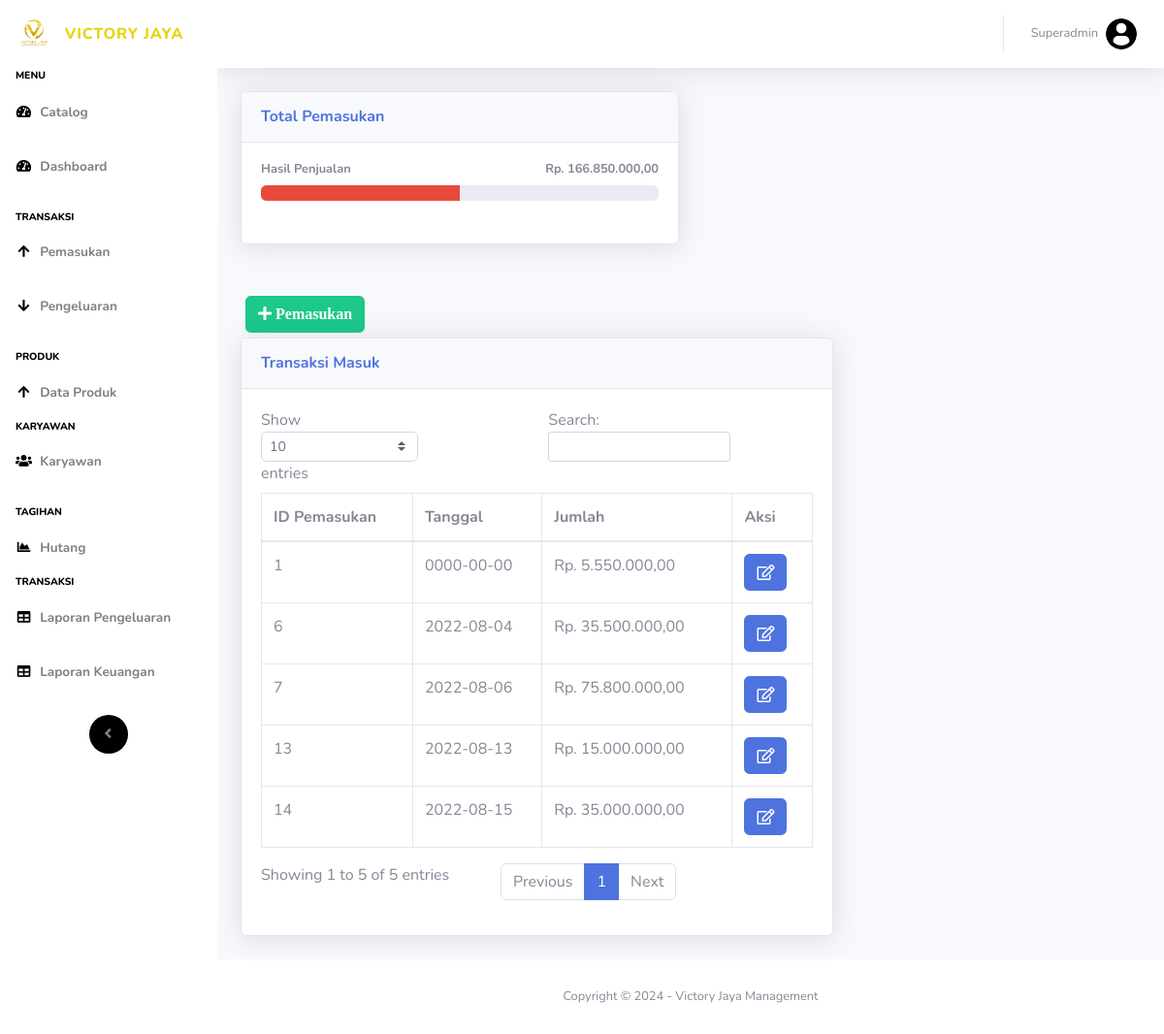
Before: /pendapatan.php (signed in) with the older database file.
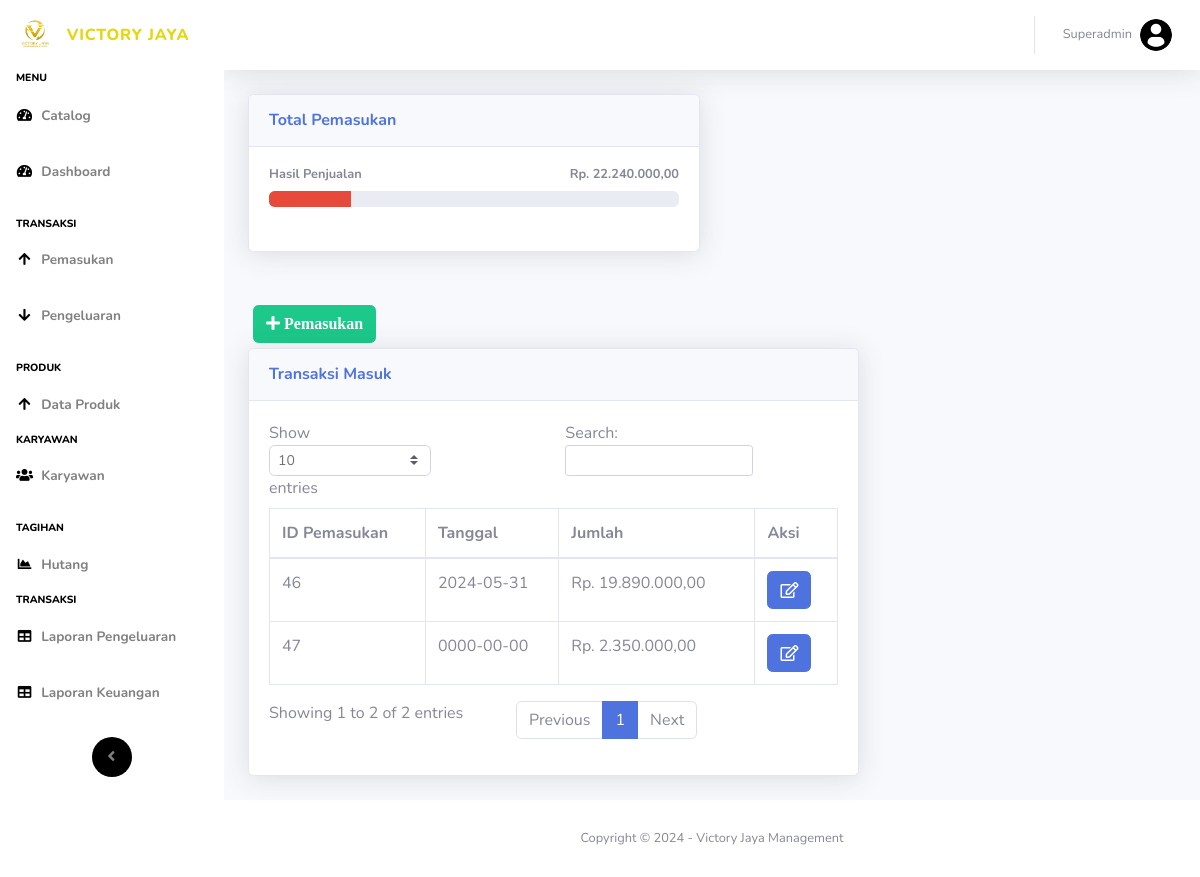
After: the same page with the newer database file.
### tables this page shows
CREATE TABLE `sumber` (
  `id_sumber` int(11) NOT NULL,
  `nama` varchar(40) NOT NULL
);

CREATE TABLE `pemasukan` (
  `id_pemasukan` int(11) NOT NULL,
  `tgl_pemasukan` date NOT NULL,
  `jumlah` int(11) NOT NULL,
  `id_sumber` int(11) NOT NULL
);

### pendapatan.php (the view, shortened to what this page needs)
<!DOCTYPE html>
<html lang="en">
<head>
  <link href="vendor/fontawesome-free/css/all.min.css" rel="stylesheet" type="text/css">
  <link href="css/sb-admin-2.min.css" rel="stylesheet">
</head>
<body id="page-top">
  <?php
  require 'koneksi.php';
  require('sidebar.php'); ?>
  <div id="content">
    <?php require('navbar.php'); ?>
    <div class="container-fluid">
      <div class="row">
        <div class="col-lg-6 mb-4">
          <div class="card shadow mb-4">
            <div class="card-header py-3">
              <h6 class="m-0 font-weight-bold text-primary">Total Pemasukan</h6>
            </div>
            <div class="card-body">
              <?php
              $namasumber1 = mysqli_query($koneksi, "SELECT * FROM `sumber` where id_sumber= 1 ");
              $sumbern1 = mysqli_fetch_assoc($namasumber1);
              $hasil1 = mysqli_query($koneksi, "SELECT * FROM pemasukan where id_sumber = 1");
              while ($jumlah1 = mysqli_fetch_array($hasil1)) {
                $arrayhasil1[] = $jumlah1['jumlah'];
              }
              $jumlahhasil1 = array_sum($arrayhasil1);
              $sumber1 = mysqli_query($koneksi, "SELECT id_sumber FROM pemasukan where id_sumber ='1'");
              $sumber1 = mysqli_num_rows($sumber1);
              $sumber1 = $sumber1 * 10;
              echo '
                  <h4 class="small font-weight-bold">' . $sumbern1['nama'] . '<span class="float-right">Rp. ' . number_format($jumlahhasil1, 2, ',', '.') . '</span></h4>
                  <div class="progress mb-4">
                    <div class="progress-bar bg-danger" role="progressbar" style="width:' . $sumber1 . '%" aria-valuenow="50" aria-valuemin="0" aria-valuemax="100">' . '</div>
                  </div>
                  </div>';
              ?>
            </div>
          </div>
          <div class="col-xl-8 col-lg-7">
            <button type="button" class="btn btn-success" style="margin:5px" data-toggle="modal" data-target="#myModalTambah"><i class="fa fa-plus"> Pemasukan</i></button><br>
            <div class="card shadow mb-4">
              <div class="card-header py-3">
                <h6 class="m-0 font-weight-bold text-primary">Transaksi Masuk</h6>
              </div>
              <div class="card-body">
                <div class="table-responsive">
                  <table class="table table-bordered" id="dataTable" width="100%" cellspacing="0">
                    <thead>
                      <tr>
                        <th>ID Pemasukan</th>
                        <th>Tanggal</th>
                        <th>Jumlah</th>
                        <?php if (isset($_SESSION['id']) && $_SESSION['id'] == 1) : ?>
                          <th>Aksi</th>
                        <?php endif; ?>
                      </tr>
                    </thead>
                    <tbody>
                      <?php
                      $query = mysqli_query($koneksi, "SELECT * FROM pemasukan");
                      while ($data = mysqli_fetch_assoc($query)) {
                      ?>
                        <tr>
                          <td><?= $data['id_pemasukan'] ?></td>
                          <td><?= $data['tgl_pemasukan'] ?></td>
                          <td>Rp. <?= number_format($data['jumlah'], 2, ',', '.'); ?></td>
                          <?php if (isset($_SESSION['id']) && $_SESSION['id'] == 1) : ?>
                            <td>
                              <a href="#" type="button" class=" fa fa-edit btn btn-primary btn-md" data-toggle="modal" data-target="#myModal<?php echo $data['id_pemasukan']; ?>"></a>
                            </td>
                          <?php endif; ?>
                        </tr>
                </div>
              <?php
                      }
              ?>
              </div>
            </div>
          </div>
        </div>
      </div>
    </div>
    <?php require 'footer.php' ?>
  </div>
</body>
</html>

### sidebar.php
<div id="wrapper">
  <ul class="navbar-nav sidebar sidebar-dark accordion" id="accordionSidebar">
    <a class="sidebar-brand d-flex align-items-center justify-content-center" href="index.php">
      <div class="sidebar-brand-icon">
        <img src="img/vj.png" alt="Chart Icon" style="width: 32px;">
      </div>
      <div class="sidebar-brand-text mx-3" style="color: rgb(228, 214, 15);">Victory jaya</div>
    </a>
    <div class="sidebar-heading" style="color: black;">
      Menu
    </div>
    <hr class="sidebar-divider my-0">
    <li class="nav-item active">
      <a class="nav-link" href="catalog.php">
        <i class="fas fa-fw fa-tachometer-alt" style="color: #000000;"></i>
        <span style="color: grey;" onmouseover="this.style.color='#000000'" onmouseout="this.style.color='grey'">Catalog</span></a>
    </li>
    <?php if ($_SESSION['id'] == 1) { ?>
    <li class="nav-item active">
      <a class="nav-link" href="index.php">
        <i class="fas fa-fw fa-tachometer-alt" style="color: #000000;"></i>
        <span style="color: grey;" onmouseover="this.style.color='#000000'" onmouseout="this.style.color='grey'">Dashboard</span></a>
    </li>
    <?php } ?>
    <hr class="sidebar-divider">
    <div class="sidebar-heading" style="color: #000000;">
      Transaksi
    </div>
    <li class="nav-item">
      <a class="nav-link collapsed" href="pendapatan.php">
        <i class="fas fa-fw fa-arrow-up" style="color: black;"></i>
        <span style="color: grey; font-weight: bold" onmouseover="this.style.color='#000000'" onmouseout="this.style.color='grey'">Pemasukan</span>
      </a>
    </li>
    <li class="nav-item">
      <a class="nav-link collapsed" href="pengeluaran.php">
        <i class="fas fa-fw fa-arrow-down" style="color: #000000;"></i>
        <span style="color: grey; font-weight: bold" onmouseover="this.style.color='#000000'" onmouseout="this.style.color='grey'">Pengeluaran</span>
      </a>
    </li>
    <hr class="sidebar-divider">
    <div class="sidebar-heading" style="color: #000000;">
      Produk
    </div>
    <li class="nav-item">
      <a class="nav-link collapsed" href="produk.php">
        <i class="fas fa-fw fa-arrow-up" style="color: black;"></i>
        <span style="color: grey; font-weight: bold" onmouseover="this.style.color='#000000'" onmouseout="this.style.color='grey'">Data Produk</span>
      </a>
    </li>
    <?php if ($_SESSION['id'] == 1) { ?>
    <div class="sidebar-heading" style="color: black;">
      Karyawan
    </div>
    <?php } ?>
    <?php if ($_SESSION['id'] == 1) { ?>
    <li class="nav-item">
      <a class="nav-link collapsed" href="karyawan.php">
        <i class="fas fa-fw fa-users" style="color: #000000;"></i>
        <span style="color: grey; font-weight: bold" onmouseover="this.style.color='#000000'" onmouseout="this.style.color='grey'">Karyawan</span>
      </a>
    </li>
    <?php } ?>
    <hr class="sidebar-divider">
    <div class="sidebar-heading" style="color: black;">
      Tagihan
    </div>
    <li class="nav-item">
      <a class="nav-link" href="hutang.php">
        <i class="fas fa-fw fa-chart-area" style="color: black;"></i>
        <span style="color: grey; font-weight: bold" onmouseover="this.style.color='#000000'" onmouseout="this.style.color='grey'">Hutang</span>
      </a>
    </li>
    <?php if ($_SESSION['id'] == 1) { ?>
    <div class="sidebar-heading" style="color: #000000;">
      Transaksi
    </div>
    <?php } ?>
    <?php if ($_SESSION['id'] == 1) { ?>
    <li class="nav-item">
      <a class="nav-link collapsed" href="laporan-pengeluaran.php">
        <i class="fas fa-fw fa-table" style="color: black;"></i>
        <span style="color: grey; font-weight: bold" onmouseover="this.style.color='#000000'" onmouseout="this.style.color='grey'">Laporan Pengeluaran</span>
      </a>
    </li>
    <?php } ?>
    <?php if ($_SESSION['id'] == 1) { ?>
    <li class="nav-item">
      <a class="nav-link" href="laporan.php">
        <i class="fas fa-fw fa-table" style="color: black;"></i>
        <span style="color: grey; font-weight: bold" onmouseover="this.style.color='#000000'" onmouseout="this.style.color='grey'">Laporan Keuangan</span>
      </a>
    </li>
    <?php } ?>
    <hr class="sidebar-divider d-none d-md-block">
    <div class="text-center d-none d-md-inline">
      <button class="rounded-circle border-0" id="sidebarToggle" style="background-color: black; color: white;"></button>
    </div>
  </ul>
  <div id="content-wrapper" class="d-flex flex-column">

### navbar.php (shortened to what this page needs)
        <nav class="navbar navbar-expand navbar-light bg-white topbar mb-4 static-top shadow">
<?php require 'user.php'; ?>
        </nav>

### user.php (shortened to what this page needs)
<ul class="navbar-nav ml-auto">
  <li class="nav-item dropdown no-arrow">
    <a class="nav-link dropdown-toggle" href="#" id="userDropdown" role="button" data-toggle="dropdown" aria-haspopup="true" aria-expanded="false">
      <span class="mr-2 d-none d-lg-inline text-gray-600 small"><?=$_SESSION['nama']?></span>
      <img class="img-profile rounded-circle" src="img/userlogo.png">
    </a>
  </li>
</ul>

### footer.php
<footer class="sticky-footer bg-white">
  <div class="container my-auto">
    <div class="copyright text-center my-auto">
      <span>Copyright &copy; 2024 - Victory Jaya Management</a>
      </span>
    </div>
  </div>
</footer>

Changed rows visible on the page:
removed pemasukan: id_pemasukan "1", tgl_pemasukan "0000-00-00", jumlah "5.550.000,00"
removed pemasukan: id_pemasukan "6", tgl_pemasukan "2022-08-04", jumlah "35.500.000,00"
removed pemasukan: id_pemasukan "7", tgl_pemasukan "2022-08-06", jumlah "75.800.000,00"
removed pemasukan: id_pemasukan "13", tgl_pemasukan "2022-08-13", jumlah "15.000.000,00"
removed pemasukan: id_pemasukan "14", tgl_pemasukan "2022-08-15", jumlah "35.000.000,00"
added pemasukan: id_pemasukan "46", tgl_pemasukan "2024-05-31", jumlah "19.890.000,00"
added pemasukan: id_pemasukan "47", tgl_pemasukan "0000-00-00", jumlah "2.350.000,00"
Other visible differences:
$jumlahhasil1: "166.850.000,00" → "22.240.000,00"
$sumber1: 50 → 20 (drawn)
text written by a page script: "Show entries Search: Showing 1 to 5 of 5 entries Previous 1 Next" → "Show entries Search: Showing 1 to 2 of 2 entries Previous 1 Next"
